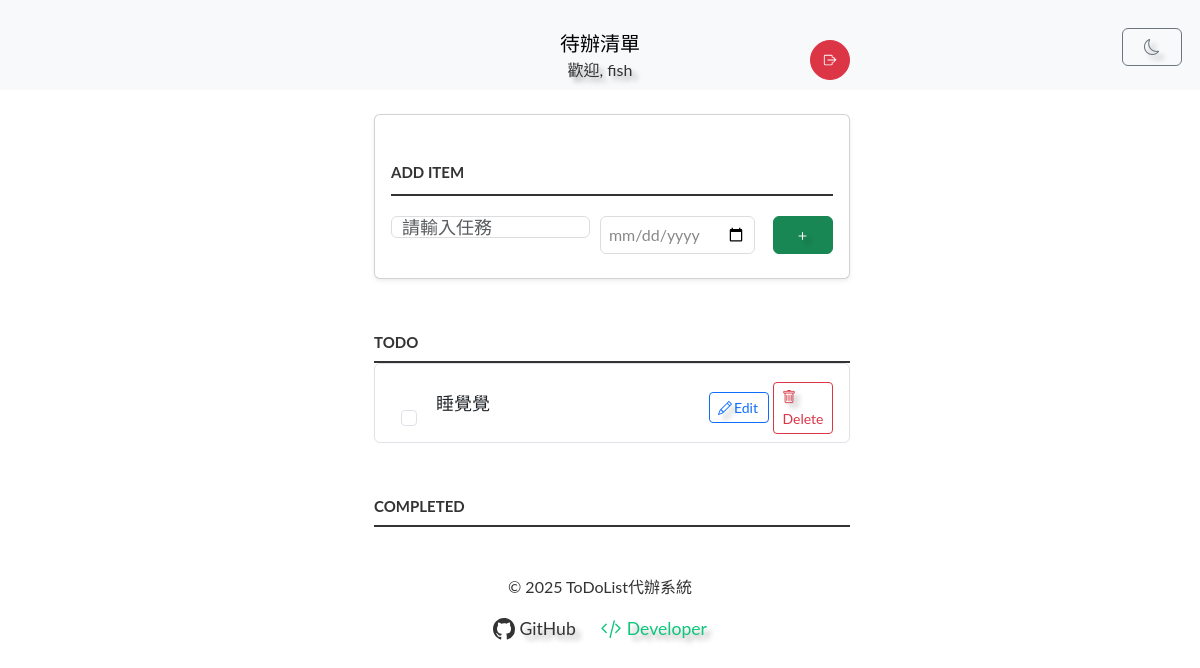
Page /tasks/ (signed in) on the earlier database version.
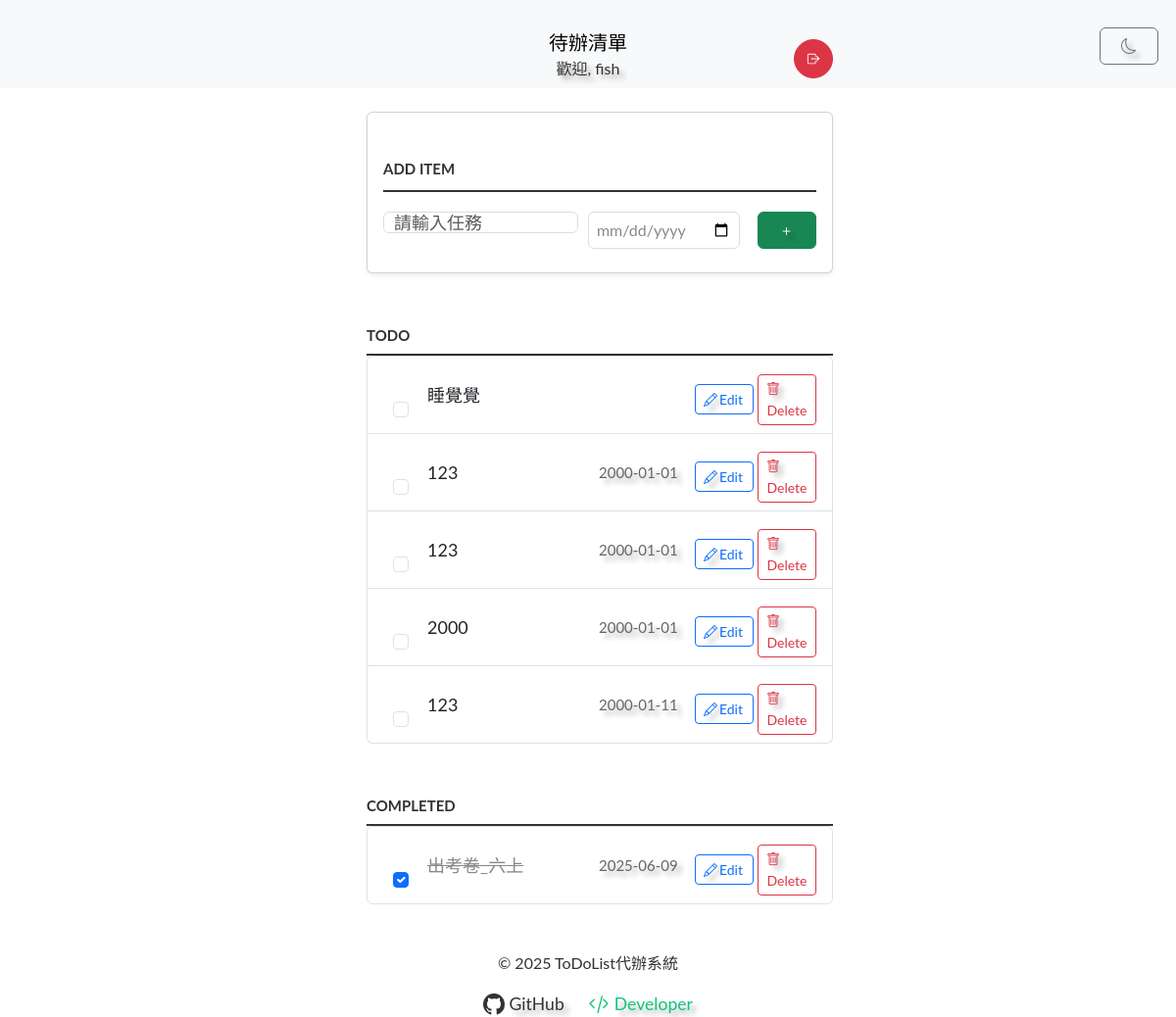
Same page on the later database version.
### tasks/models.py (models this page shows, shortened)
class Task(models.Model):
    user = models.ForeignKey(User, on_delete=models.CASCADE)  # 關聯用戶
    title = models.CharField(max_length=255)                  # 任務標題
    date = models.DateField(null=True, blank=True)            # 任務日期
    completed = models.BooleanField(default=False)            # 完成狀態
    description = models.TextField(blank=True, null=True)     # 任務描述

### tasks/views.py (the view)
# urls.py: path('tasks/', views.task_list, name='task_list'),
@login_required
def task_list(request):
    tasks = Task.objects.filter(user=request.user).order_by('date')
    return render(request, 'tasks/task_list.html', {'tasks': tasks})

### tasks/templates/tasks/task_list.html (shortened to what this page needs)
{% extends 'base.html' %}
{% load static %}
{% block content %}
<link rel="stylesheet" href="{% static 'style.css' %}" type="text/css" media="screen" charset="utf-8">
<div class="container" style="max-width: 500px;">
  <form id="add-task-form" class="card shadow-sm p-3 mb-4 bg-body rounded">
    <p class="mb-2">
      <label for="new-task" class="form-label">Add Item</label>
      <input id="new-task" type="text" autocomplete="off" class="form-control d-inline-block" style="width: 45%;" placeholder="請輸入任務">
      <input id="new-task-date" type="date" class="form-control d-inline-block" style="width: 35%;" placeholder="日期">
      <button id="add-task-btn" type="submit" class="btn btn-success ms-2" title="新增">
        <span class="bi bi-plus"></span>
      </button>
    </p>
  </form>
  <h3 class="mt-4">Todo</h3>
  <ul id="incomplete-tasks" class="list-group mb-4">
    {% if user.is_authenticated %}
      {% for task in tasks %}
        {% if not task.completed %}
          <li data-id="{{ task.id }}" class="list-group-item d-flex align-items-center">
            <input type="checkbox" class="form-check-input me-2">
            <label class="flex-grow-1">{{ task.title }}</label>
            <span class="task-date ms-2">{% if task.date %}{{ task.date|date:"Y-m-d" }}{% endif %}</span>
            <button class="edit btn btn-outline-primary btn-sm ms-2" title="編輯">
              <span class="bi bi-pencil"></span> Edit
            </button>
            <button class="delete btn btn-outline-danger btn-sm ms-1" title="刪除">
              <span class="bi bi-trash"></span> Delete
            </button>
          </li>
        {% endif %}
      {% endfor %}
    {% else %}
      <li class="list-group-item text-center">
        <p>請先<a href="{% url 'login' %}">登入</a>查看您的任務</p>
      </li>
    {% endif %}
  </ul>
  <h3>Completed</h3>
  <ul id="completed-tasks" class="list-group">
    {% if user.is_authenticated %}
      {% for task in tasks %}
        {% if task.completed %}
          <li data-id="{{ task.id }}" class="list-group-item d-flex align-items-center">
            <input type="checkbox" checked class="form-check-input me-2">
            <label class="flex-grow-1">{{ task.title }}</label>
            <span class="task-date ms-2">{% if task.date %}{{ task.date|date:"Y-m-d" }}{% endif %}</span>
            <button class="edit btn btn-outline-primary btn-sm ms-2" title="編輯">
              <span class="bi bi-pencil"></span> Edit
            </button>
            <button class="delete btn btn-outline-danger btn-sm ms-1" title="刪除">
              <span class="bi bi-trash"></span> Delete
            </button>
          </li>
        {% endif %}
      {% endfor %}
    {% endif %}
  </ul>
</div>
<link rel="stylesheet" href="https://cdn.jsdelivr.net/npm/bootstrap-icons@1.10.5/font/bootstrap-icons.css">
{% endblock %}

### templates/base.html (shortened to what this page needs)
<!DOCTYPE html>
<html lang="zh-Hant">
<head>
    {% load static %}
    <link href="https://cdn.jsdelivr.net/npm/bootstrap@5.3.0/dist/css/bootstrap.min.css" rel="stylesheet">
    <link rel="stylesheet" href="{% static 'style.css' %}" type="text/css" media="screen" charset="utf-8">
</head>
<body>
    <button id="toggle-darkmode" class="btn btn-outline-secondary position-fixed" style="top: 18px; right: 18px; z-index: 1050;" title="切換黑白模式">
        <span id="darkmode-icon" class="bi bi-moon"></span>
    </button>
    <nav class="navbar navbar-expand-lg navbar-light bg-light">
        <div class="container d-flex flex-column align-items-center position-relative ">
            <div class="w-100 text-center">
                <a class="navbar-brand mx-auto" href="{% url 'home' %}">待辦清單</a>
                {% if user.is_authenticated %}
                    <div>
                        <span class="nav-item nav-link mb-0">歡迎, {{ user.username }}</span>
                    </div>
                {% endif %}
            </div>
            <div class="d-flex flex-column align-items-end ms-auto position-absolute end-0 top-50 translate-middle-y">
                {% if user.is_authenticated %}
                    <form method="post" action="{% url 'logout' %}">
                        <button type="submit" class="btn btn-danger rounded-circle d-flex align-items-center justify-content-center"
                                style="width:40px; height:40px;" title="登出">
                        </button>
                    </form>
                {% endif %}
            </div>
        </div>
    </nav>
    <div class="container mt-4">
        {% block content %}{% endblock %}
    </div>
    <footer class="mt-5 text-center">
        <center>
            <p>&copy; {% now "Y" %} ToDoList代辦系統</p>
            <div style="margin-top: 8px; font-size: 1.1rem;">
                <a href="https://github.com/ccjh1028/final/tree/main" target="_blank" style="margin:0 10px; color:#333; text-decoration:none;">
                    <span style="vertical-align:middle;">GitHub</span>
                </a>
                <a href="" target="_blank" style="margin:0 10px; color:#0FC57C; text-decoration:none;">
                    <span style="vertical-align:middle;">Developer</span>
                </a>
            </div>
        </center>
    </footer>
    <link rel="stylesheet" href="https://cdn.jsdelivr.net/npm/bootstrap-icons@1.10.5/font/bootstrap-icons.css">
</body>
</html>

### static/style.css (style rules this page uses)
body { background: #ffffff; color: #333; font-family: Lato, "Noto Sans TC", "微軟正黑體", "Microsoft JhengHei", sans-serif; margin: 0; }
.container { display: block; width: 500px; margin: 20px auto 0; }
ul { margin: 0; padding: 0; }
li * { float: left; }
li, h3 { clear: both; list-style: none; }
input, button { outline: none; }
button { background: none; border: 0px; color: #888; font-size: 15px; width: 60px; margin: 10px 0 0; font-family: Lato, sans-serif; cursor: pointer; }
h3, label[for='new-task'] { color: #333; font-weight: 700; font-size: 15px; border-bottom: 2px solid #333; padding: 30px 0 10px; margin: 0; text-transform: uppercase; }
input[type="text"] { margin: 0; font-size: 18px; line-height: 18px; height: 18px; padding: 10px; border: 1px solid #ddd; background: #fff; border-radius: 6px; font-family: Lato, sans-serif; color: #888; }
label[for='new-task'] { display: block; margin: 0 0 20px; }
input#new-task { float: left; width: 160px; margin-right: 10px; }
input#new-task-date { float: left; width: 120px; margin-right: 10px; font-size: 16px; height: 38px; padding: 8px; border: 1px solid #ddd; border-radius: 6px; background: #fff; color: #888; }
p > button, #add-task-btn { float: left; margin: 0; height: 38px; line-height: 38px; padding: 0 16px; }
li { overflow: hidden; padding: 20px 0; border-bottom: 1px solid #eee; }
li > input[type="checkbox"] { margin: 0 10px; position: relative; top: 15px; }
li > label { font-size: 18px; line-height: 40px; width: 160px; padding: 0 0 0 11px; }
li > .task-date { font-size: 15px; color: #666; margin-left: 12px; line-height: 40px; min-width: 90px; display: inline-block; vertical-align: middle; }
#completed-tasks label { text-decoration: line-through; color: #888; }

### templates/base.html (style rules this page uses)
span { text-shadow: 5px 5px 5px rgba(0, 0, 0, 0.3); }

Differences in the rows shown:
added Task: title "123", date "2000-01-01", shown under "TODO"
added Task: title "123", date "2000-01-01", shown under "TODO"
added Task: title "2000", date "2000-01-01", shown under "TODO"
added Task: title "123", date "2000-01-11", shown under "TODO"
added Task: title "出考卷_六上", date "2025-06-09", shown under "COMPLETED"
